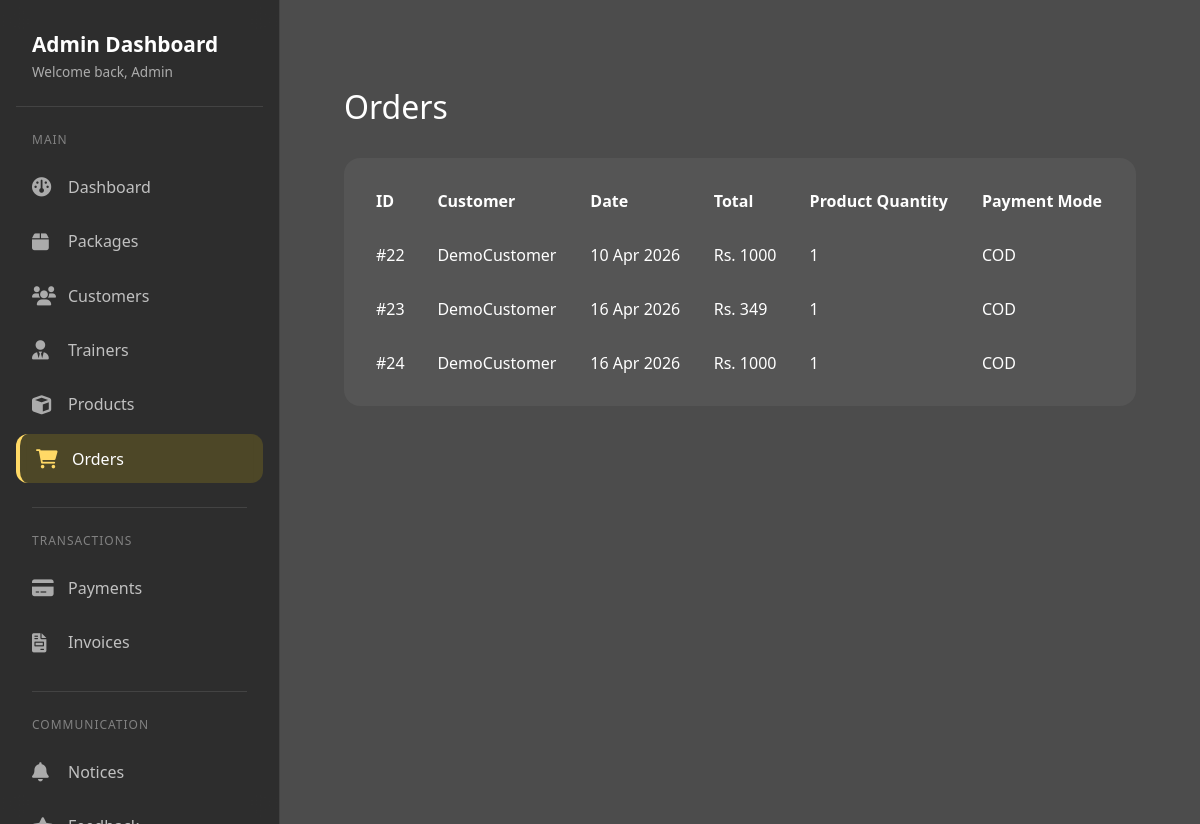
Page /orderdisplay/ (signed in) on the committed database.
### Fit/models.py (models this page shows, shortened)
class Order(models.Model):
    pro=models.ForeignKey(Product,on_delete=models.CASCADE)
    users=models.ForeignKey(User,on_delete=models.CASCADE)
    qty=models.IntegerField()
    total_price=models.IntegerField()
    first_name=models.CharField(max_length=50)
    mobile=models.IntegerField()
    address=models.TextField()
    city=models.CharField(max_length=40)
    state=models.CharField(max_length=40)
    pincode=models.IntegerField()
    payment_mode=models.CharField(max_length=20)
    transactionid=models.TextField(blank=True, null=True)
    datetime=models.DateTimeField(auto_now=True)

class User(models.Model):
    ROLE_CHOICES = ( ('admin','Admin'), ('customer','Customer'), ('trainer','Trainer'))
    role = models.CharField(max_length=20, choices=ROLE_CHOICES,null=True,blank=True)
    firstname=models.CharField(max_length=20,blank=True,null=True)
    lastname=models.CharField(max_length=20,blank=True,null=True)
    email=models.EmailField()
    password=models.CharField(max_length=8)
    mobile=models.CharField(max_length=10)
    address=models.CharField(max_length=100)
    state=models.CharField(max_length=20)
    city=models.CharField(max_length=20)
    pincode=models.IntegerField()
    gender=models.CharField(null=True,blank=True)
    profile_pic=models.ImageField(upload_to='customer_images',null=True,blank=True)

### Fit/views.py (the view)
# urls.py: path('orderdisplay/',orderdisplay,name='orderdisplay'),
@admin_required
def orderdisplay(request):
    orders=Order.objects.all()
    return render(request,'order.html',{'orders':orders})

### Fit/context_processors.py (called while the page is built)
def footer_categories(request):
    return {
        'footer_categories': Category.objects.all().order_by('name')[:4]
    }

### Fit/views.py (called while the page is built)
def admin_required(view_func):
    @never_cache
    @wraps(view_func)
    def _wrapped_view(request, *args, **kwargs):
        if request.user.is_authenticated and (request.user.is_staff or request.user.is_superuser):
            return view_func(request, *args, **kwargs)
        if request.session.get('user_role') == 'admin' and request.session.get('admin_login'):
            return view_func(request, *args, **kwargs)
        messages.error(request, 'Please log in as admin to access this page.')
        return redirect('admin_login')
    return _wrapped_view

### Fit/templates/order.html (shortened to what this page needs)
{% extends "adminnav.html" %}
{% block navitems %}
<div class="container" style="padding: 2rem;">
    <h2 style="color: white; margin-bottom: 2rem;">Orders</h2>
    <div style="background: rgba(255,255,255,0.05); border-radius: 16px; padding: 1rem; overflow-x: auto;">
        <table style="width: 100%; color: white; border-collapse: collapse;">
            <thead>
                <tr>
                    <th style="padding: 1rem; text-align: left;">ID</th>
                    <th style="padding: 1rem; text-align: left;">Customer</th>
                    <th style="padding: 1rem; text-align: left;">Date</th>
                    <th style="padding: 1rem; text-align: left;">Total</th>
                    <th style="padding: 1rem; text-align: left;">Product Quantity</th>
                    <th style="padding: 1rem; text-align: left;">Payment Mode</th>
                </tr>
            </thead>
            <tbody>
                {% for order in orders %}
                <tr>
                    <td style="padding: 1rem;">#{{ order.id }}</td>
                    <td style="padding: 1rem;">{{ order.users.firstname }}{{order.users.lastname}}</td>
                    <td style="padding: 1rem;">{{ order.datetime|date:"d M Y" }}</td>
                    <td style="padding: 1rem;">Rs. {{ order.total_price }}</td>
                    <td style="padding: 1rem;">{{ order.qty }}</td>
                    <td style="padding: 1rem;">{{ order.payment_mode}}</td>
                </tr>
                {% endfor %}
            </tbody>
        </table>
    </div>
</div>
{% endblock %}

### Fit/static/css/templates/adminnav.css (style rules this page uses)
body { font-family: 'Segoe UI', Tahoma, Geneva, Verdana, sans-serif; min-height: 100vh; position: relative; background: url('https://images.unsplash.com/photo-1534438327276-14e5300c3a48?ixlib=rb-1.2.1&auto=format&fit=crop&w=1950&q=80') no-repeat center center fixed; background-size: cover; overflow-x: hidden; }
body::before { content: ''; position: fixed; top: 0; left: 0; width: 100%; height: 100%; background: rgba(0, 0, 0, 0.7); z-index: -1; }

### rows in the picture
Order: id "22", users.firstname "Demo", users.lastname "Customer", datetime "10 Apr 2026", total_price "1000", qty "1", payment_mode "COD"
Order: id "23", users.firstname "Demo", users.lastname "Customer", datetime "16 Apr 2026", total_price "349", qty "1", payment_mode "COD"
Order: id "24", users.firstname "Demo", users.lastname "Customer", datetime "16 Apr 2026", total_price "1000", qty "1", payment_mode "COD"
